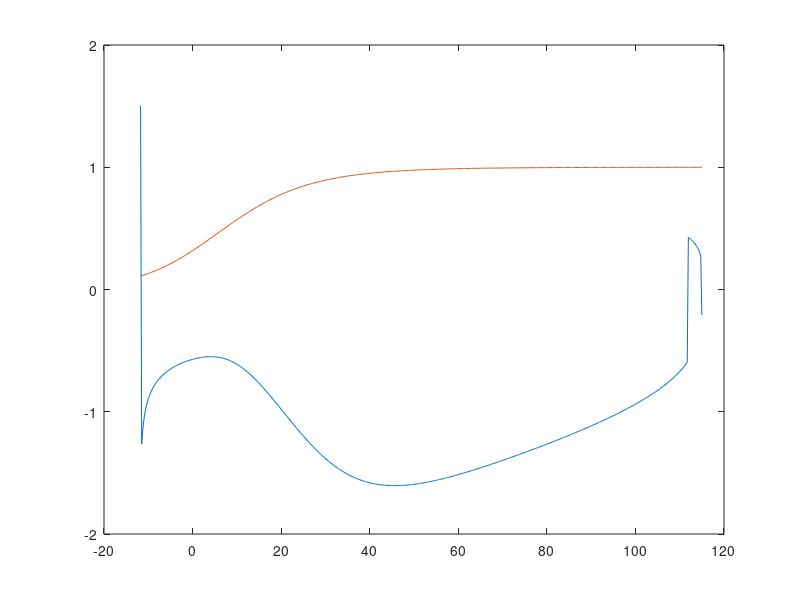

MATLAB code to generate this figure:

function hh_fast_slow
clear all
close all
clc

global Iapp gna gk gl vna vk vl cm
global dumv

Iapp=40.0;
gna=120.0; gk=36.0; gl=0.3;
vna=115.0; vk=-12.0; vl=10.6; cm=1.0;

plot_nullclines

end

%%
function plot_nullclines
global Iapp gna gk gl vna vk vl cm
global dumv
n0=0;
for i=1:500
    dumv=-12+127*i/500;
    v(i)=dumv;
    n(i)=fminsearch(@nullcline,n0);
    n0=n(i);
    alphan=0.01*(10.0-dumv)./(exp((10.0-dumv)/10.0)-1.0);
    betan=0.125*exp(-(dumv)/19.7);
    nbar(i)=alphan/(alphan+betan);
end
plot(v,n,v,nbar)
output=[v' n' nbar'];
save fastslow.dat output -ascii
end

%%
function out=nullcline(n)
global Iapp gna gk gl vna vk vl cm
global dumv

alpham=0.1*(25.0-dumv)/(exp((25.0-dumv)/10.0)-1.0);
betam=4.0*exp(-(dumv)/18.0);
m=alpham/(alpham + betam);

out=((n^4)*gk*(dumv-vk) + gna*(m^3)*(0.8-n)*(dumv-vna) + gl*(dumv-vl) - Iapp)^2;
end
